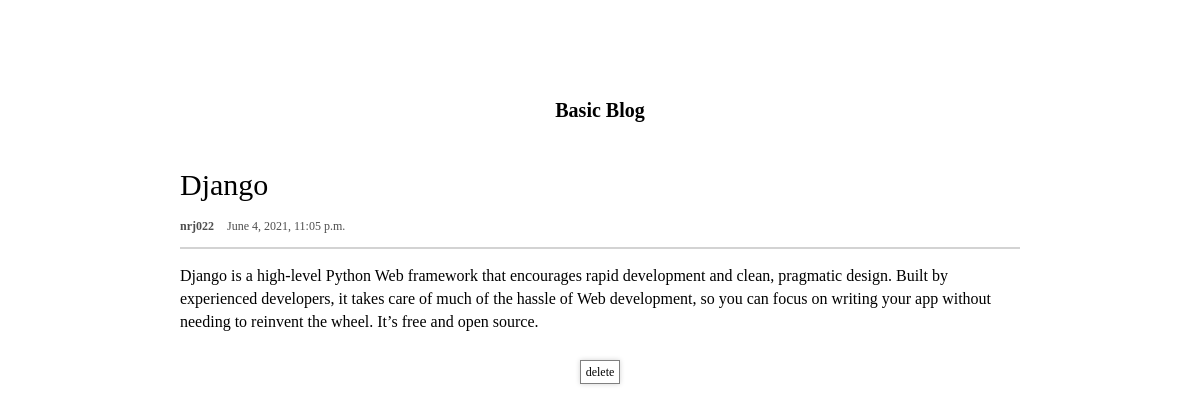
The app's page /post/1/ with its own data.
### blog/models.py (models this page shows, shortened)
class Post(models.Model):
    category = models.CharField(max_length=50, default = "coding")
    author = models.ForeignKey(settings.AUTH_USER_MODEL, on_delete=models.CASCADE)
    title = models.CharField(max_length=200)
    text = models.TextField()
    created_date = models.DateTimeField(
            default=timezone.now)
    published_date = models.DateTimeField(
            blank=True, null=True)

### blog/views.py (the view)
# urls.py: path('post/<int:pk>/', views.post_detail, name='post_detail'),
def post_detail(request, pk):
    post = get_object_or_404(Post, pk=pk)
    return render(request, 'blog/post_detail.html', {'post':post})

### blog/templates/blog/post_detail.html
{% extends 'blog/base.html'%} {% block content %}
<div class="container">
  <header class="post-detail__header">
    <h2 class="post-detail__title">{{ post.title }}</h2>
    <div class="post-detail__info">
      <span class="post-detail__info--author">{{ post.author }}</span>
      <span class="post-detail__info--date">{{ post.created_date }}</span>
    </div>
  </header>
  <div class="post-detail__text">{{ post.text|linebreaksbr }}</div>
</div>
<div class="btn-more">
  <a class="btn delete" href="{% url 'remove_post' pk=post.pk %}">delete</a>
</div>
{% endblock %}

### blog/static/css/index.css (style rules this page uses)
.btn { background-color: white; border: 1px solid grey; box-shadow: 0 0 5px lightgrey; padding: 4px 5px; font-size: 12px; }
body { display: flex; flex-direction: column; justify-content: center; align-items: center; }

### blog/static/css/main_board.css (style rules this page uses)
.container { width: 70%; }

### blog/static/css/post_detail.css (style rules this page uses)
.post-detail__header { margin-top: -20px; }
.post-detail__title { font-size: 30px; margin: 20px 0; }
.post-detail__info { color: rgb(78, 78, 78); font-size: 12px; }
.post-detail__info--author { font-weight: 700; margin-right: 10px; }
.post-detail__text { margin: 15px 0; padding: 15px 0; border-top: 2px solid lightgray; line-height: 23px; }

### records on screen
Post: title "Django", author "nrj022", created_date "June 4, 2021, 11:05 p.m.", text "Django is a high-level Python Web framework that encourages rapid development and clean, pragmatic design. Built by experienced developers, it takes care of much of the hassle of Web development, so you can focus on writing your app without needing to reinvent the wheel. It’s free and open source."
